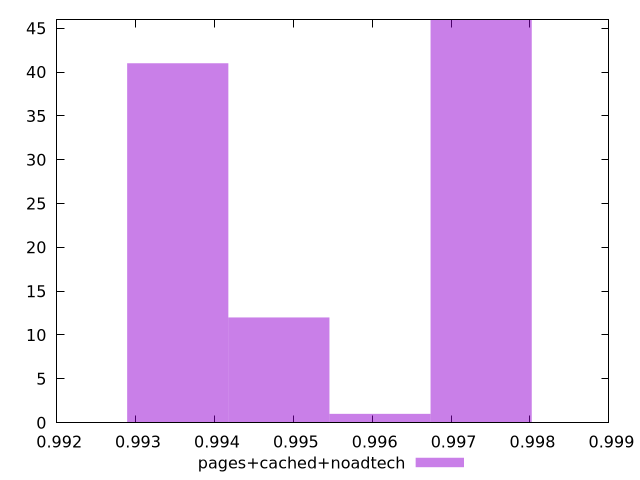

This chart was generated by the following gnuplot code:
$_pagesCachedNoadtech <<EOF
0.9973810719153045 46
0.9935351294786131 41
0.9948171102908435 12
0.996099091103074 1
EOF
set key outside below
set terminal pngcairo
set output "report_00005_2020-11-02T22-26-11.212Z/first-cpu-idle/pages+cached+noadtech//hist.png"
set yrange [0:46]
set boxwidth 0.0012819808122304685
set style fill transparent solid 0.5 noborder
plot $_pagesCachedNoadtech title "pages+cached+noadtech" with boxes ,
